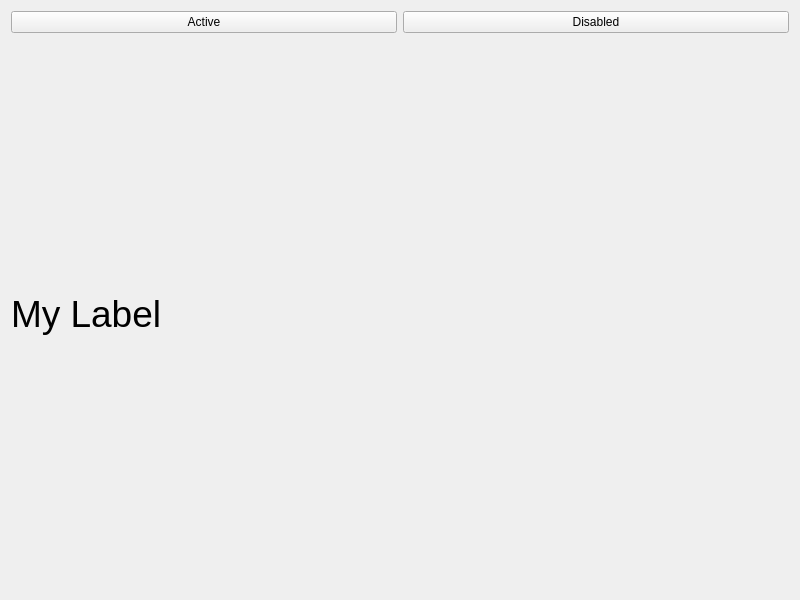
<?xml version="1.0" encoding="UTF-8"?>
<ui version="4.0">
 <class>Widget</class>
 <widget class="QWidget" name="Widget">
  <property name="geometry">
   <rect>
    <x>0</x>
    <y>0</y>
    <width>800</width>
    <height>600</height>
   </rect>
  </property>
  <property name="windowTitle">
   <string>Widget</string>
  </property>
  <layout class="QVBoxLayout" name="verticalLayout_2">
   <item>
    <layout class="QVBoxLayout" name="verticalLayout">
     <item>
      <layout class="QHBoxLayout" name="horizontalLayout">
       <item>
        <widget class="QPushButton" name="activeButton">
         <property name="text">
          <string>Active</string>
         </property>
        </widget>
       </item>
       <item>
        <widget class="QPushButton" name="disabledButton">
         <property name="enabled">
          <bool>true</bool>
         </property>
         <property name="text">
          <string>Disabled</string>
         </property>
        </widget>
       </item>
      </layout>
     </item>
     <item>
      <widget class="QLabel" name="label">
       <property name="font">
        <font>
         <pointsize>28</pointsize>
        </font>
       </property>
       <property name="text">
        <string>My Label</string>
       </property>
      </widget>
     </item>
    </layout>
   </item>
  </layout>
 </widget>
 <resources/>
 <connections/>
</ui>
